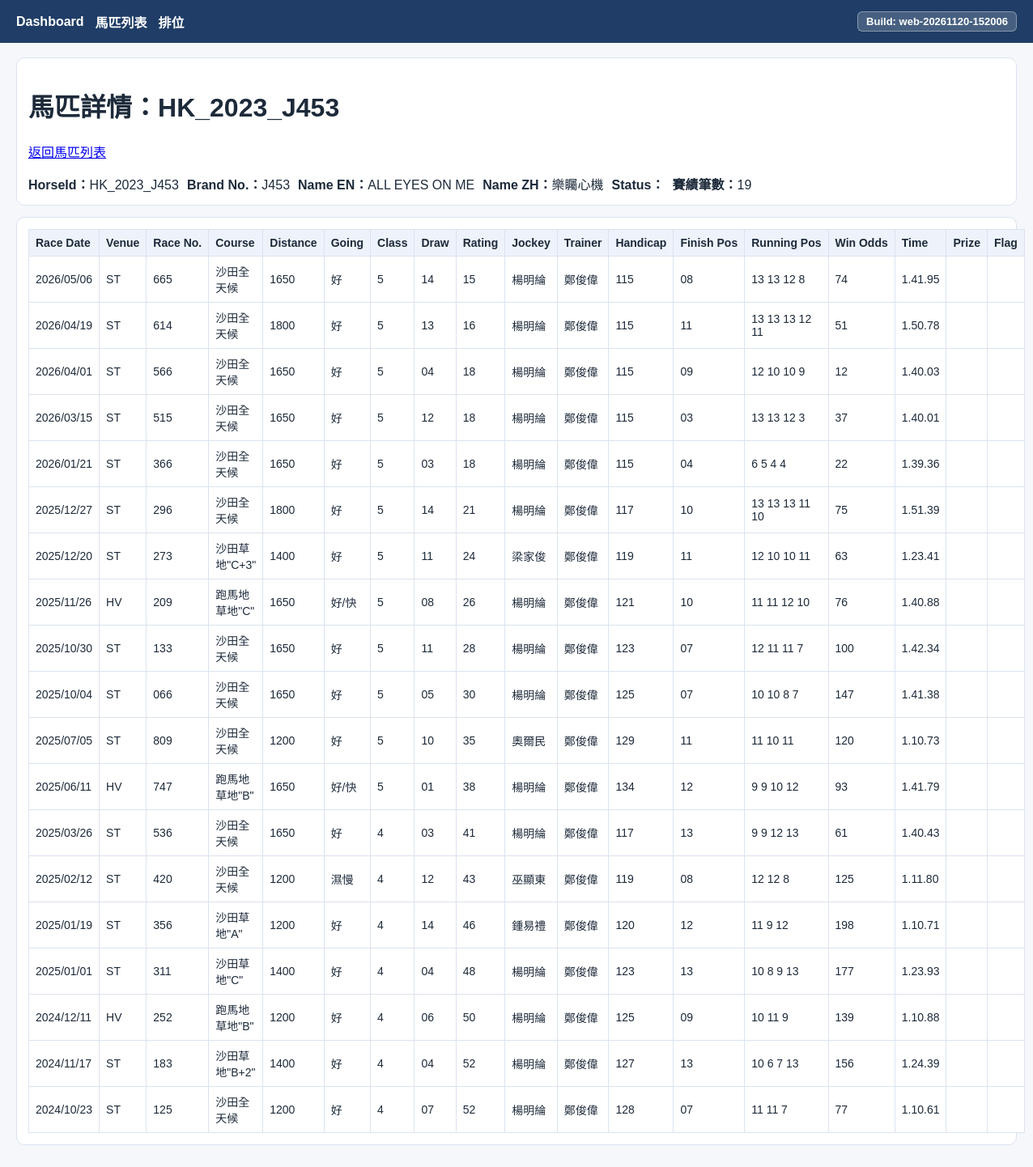
Screenshot of /horses/HK_2023_J453 with the database file from the repository.
### tables this page shows
CREATE TABLE horses (
              id INTEGER PRIMARY KEY AUTOINCREMENT,
              horse_id TEXT NOT NULL UNIQUE,
              name_zh TEXT,
              name_en TEXT,
              status TEXT,
              created_at TEXT DEFAULT CURRENT_TIMESTAMP
            , brand_no TEXT);

### racing/web_app.py (the view)
@app.get("/horses/<horse_id>")
def horse_detail(horse_id: str) -> str:
    init_db(DB_PATH)
    horse = fetch_horse_by_id(DB_PATH, horse_id)
    if horse is None:
        abort(404)
    records = fetch_race_records(DB_PATH, horse_id)
    status = get_horse_status(DB_PATH, horse_id)
    records_view = [
        {
            "race_date": format_race_date_display(r.race_date),
            "venue": r.venue,
            "race_no": r.race_no,
            "course": r.course,
            "distance": r.distance,
            "going": r.going,
            "class_band": r.class_band,
            "draw": r.draw,
            "rating": r.rating,
            "jockey": r.jockey,
            "trainer": r.trainer,
            "handicap": r.handicap,
            "finish_pos": r.finish_pos,
            "running_pos": r.running_pos,
            "win_odds": r.win_odds,
            "time": r.time,
            "prize": r.prize,
            "flag": status,
        }
        for r in records
    ]
    return render_template(
        "horse_detail.html",
        horse=horse,
        status=status,
        records=records_view,
        records_total=count_race_records(DB_PATH, horse_id),
    )

### racing/challenge_kings.py (called while the page is built)
def challenge_kings_schema_sql() -> str:
    return """
        CREATE TABLE IF NOT EXISTS challenge_standings (
          id INTEGER PRIMARY KEY AUTOINCREMENT,
          challenge_type TEXT NOT NULL,
          race_date TEXT NOT NULL,
          entry_no TEXT NOT NULL DEFAULT '',
          person_name TEXT NOT NULL,
          day_points TEXT NOT NULL DEFAULT '',
          wins TEXT NOT NULL DEFAULT '',
          seconds TEXT NOT NULL DEFAULT '',
          thirds TEXT NOT NULL DEFAULT '',
          fourths TEXT NOT NULL DEFAULT '',
          remark TEXT NOT NULL DEFAULT '',
          is_other INTEGER NOT NULL DEFAULT 0,
          updated_at TEXT NOT NULL DEFAULT '',
          UNIQUE(challenge_type, race_date, entry_no, person_name, is_other)
        );
        CREATE INDEX IF NOT EXISTS idx_challenge_standings_meeting
          ON challenge_standings(challenge_type, race_date);
    """

### racing/db.py (called while the page is built)
def is_acceptable_horse_id(horse_id: str) -> bool:
    hid = str(horse_id or "").strip()
    if len(hid) < 2 or len(hid) > 48:
        return False
    if hid.lower() in _DISALLOWED_HORSE_IDS:
        return False
    if _RE_HKJC_HORSE_ID.match(hid):
        return True
    if _RE_BRAND_NO.match(hid):
        return True
    return False

def connect(db_path: Path) -> sqlite3.Connection:
    conn = sqlite3.connect(str(db_path), timeout=30.0)
    conn.row_factory = sqlite3.Row
    conn.execute("PRAGMA foreign_keys = ON;")
    conn.execute("PRAGMA busy_timeout = 30000;")
    return conn

def get_connection(db_path: Path) -> sqlite3.Connection:
    return connect(db_path)

def _purge_unacceptable_horses(conn: sqlite3.Connection) -> None:
    rows = conn.execute("SELECT horse_id FROM horses;").fetchall()
    bad = [
        str(r["horse_id"] or "").strip()
        for r in rows
        if not is_acceptable_horse_id(str(r["horse_id"] or ""))
    ]
    if not bad:
        return
    for hid in bad:
        conn.execute("DELETE FROM race_records WHERE horse_id = ?;", (hid,))
        conn.execute("DELETE FROM horses WHERE horse_id = ?;", (hid,))

def count_race_records(db_path: Path, horse_id: str) -> int:
    with get_connection(db_path) as conn:
        cur = conn.execute(
            "SELECT COUNT(*) AS c FROM race_records WHERE horse_id = ?;",
            (horse_id,),
        )
        row = cur.fetchone()
        return int(row["c"]) if row else 0

### racing/schema.py (called while the page is built)
def qident(identifier: str) -> str:
    return '"' + identifier.replace('"', '""') + '"'

### racing/web_templates/horse_detail.html (shortened to what this page needs)
{% extends "base.html" %}
{% block content %}
<div class="card">
  <h1>馬匹詳情：{{ horse["horse_id"] }}</h1>
  <p><a href="{{ url_for('horses_list') }}">返回馬匹列表</a></p>
  <div class="row">
    <div><strong>HorseId：</strong>{{ horse["horse_id"] }}</div>
    <div><strong>Brand No.：</strong>{{ horse["brand_no"] or "" }}</div>
    <div><strong>Name EN：</strong>{{ horse["name_en"] or "" }}</div>
    <div><strong>Name ZH：</strong>{{ horse["name_zh"] or "" }}</div>
    <div><strong>Status：</strong>{{ status or "" }}</div>
    <div><strong>賽績筆數：</strong>{{ records_total }}</div>
  </div>
</div>
<div class="card">
  <table>
    <thead>
      <tr>
        <th>Race Date</th>
        <th>Venue</th>
        <th>Race No.</th>
        <th>Course</th>
        <th>Distance</th>
        <th>Going</th>
        <th>Class</th>
        <th>Draw</th>
        <th>Rating</th>
        <th>Jockey</th>
        <th>Trainer</th>
        <th>Handicap</th>
        <th>Finish Pos</th>
        <th>Running Pos</th>
        <th>Win Odds</th>
        <th>Time</th>
        <th>Prize</th>
        <th>Flag</th>
      </tr>
    </thead>
    <tbody>
      {% for r in records %}
      <tr>
        <td>{{ r["race_date"] }}</td>
        <td>{{ r["venue"] }}</td>
        <td>{{ r["race_no"] }}</td>
        <td>{{ r["course"] }}</td>
        <td>{{ r["distance"] }}</td>
        <td>{{ r["going"] }}</td>
        <td>{{ r["class_band"] }}</td>
        <td>{{ r["draw"] }}</td>
        <td>{{ r["rating"] }}</td>
        <td>{{ r["jockey"] }}</td>
        <td>{{ r["trainer"] }}</td>
        <td>{{ r["handicap"] }}</td>
        <td>{{ r["finish_pos"] }}</td>
        <td>{{ r["running_pos"] }}</td>
        <td>{{ r["win_odds"] }}</td>
        <td>{{ r["time"] }}</td>
        <td>{{ r["prize"] }}</td>
        <td>{{ r["flag"] }}</td>
      </tr>
      {% else %}
      <tr><td colspan="18">目前沒有賽績資料。</td></tr>
      {% endfor %}
    </tbody>
  </table>
</div>
{% endblock %}

### racing/web_templates/base.html (style rules this page uses)
:root { color-scheme: light; }
body { margin: 0; font-family: "Microsoft JhengHei", Arial, sans-serif; background: #f5f7fb; color: #1d2a3a; }
.card { background: #fff; border: 1px solid #dbe3ef; border-radius: 10px; padding: 14px; margin-bottom: 14px; }
table { width: 100%; border-collapse: collapse; background: #fff; }
th, td { border: 1px solid #dbe3ef; padding: 8px; font-size: 14px; text-align: left; }
th { background: #eef3fb; white-space: nowrap; }
.row { display: flex; gap: 10px; align-items: center; flex-wrap: wrap; }

### rows the page displays
horses: horse_id "HK_2023_J453", brand_no "J453", name_en "ALL EYES ON ME", name_zh "樂矚心機"

### other values shown
{{ web_build_tag }} "web-20261120-152006"
{{ records_total }} "19"
{{ r["race_date"] }} "2026/05/06" "2026/04/19" "2026/04/01" "2026/03/15" "2026/01/21" "2025/12/27" "2025/12/20" "2025/11/26" "2025/10/30" "2025/10/04" "2025/07/05" "2025/06/11" "2025/03/26" "2025/02/12" "2025/01/19" "2025/01/01" "2024/12/11" "2024/11/17" "2024/10/23"
{{ r["venue"] }} "ST" "ST" "ST" "ST" "ST" "ST" "ST" "HV" "ST" "ST" "ST" "HV" "ST" "ST" "ST" "ST" "HV" "ST" "ST"
{{ r["race_no"] }} "665" "614" "566" "515" "366" "296" "273" "209" "133" "066" "809" "747" "536" "420" "356" "311" "252" "183" "125"
{{ r["course"] }} "沙田全天候" "沙田全天候" "沙田全天候" "沙田全天候" "沙田全天候" "沙田全天候" "沙田草地\"C+3\"" "跑馬地草地\"C\"" "沙田全天候" "沙田全天候" "沙田全天候" "跑馬地草地\"B\"" "沙田全天候" "沙田全天候" "沙田草地\"A\"" "沙田草地\"C\"" "跑馬地草地\"B\"" "沙田草地\"B+2\"" "沙田全天候"
{{ r["distance"] }} "1650" "1800" "1650" "1650" "1650" "1800" "1400" "1650" "1650" "1650" "1200" "1650" "1650" "1200" "1200" "1400" "1200" "1400" "1200"
{{ r["going"] }} "好" "好" "好" "好" "好" "好" "好" "好/快" "好" "好" "好" "好/快" "好" "濕慢" "好" "好" "好" "好" "好"
{{ r["class_band"] }} "5" "5" "5" "5" "5" "5" "5" "5" "5" "5" "5" "5" "4" "4" "4" "4" "4" "4" "4"
{{ r["draw"] }} "14" "13" "04" "12" "03" "14" "11" "08" "11" "05" "10" "01" "03" "12" "14" "04" "06" "04" "07"
{{ r["rating"] }} "15" "16" "18" "18" "18" "21" "24" "26" "28" "30" "35" "38" "41" "43" "46" "48" "50" "52" "52"
{{ r["jockey"] }} "楊明綸" "楊明綸" "楊明綸" "楊明綸" "楊明綸" "楊明綸" "梁家俊" "楊明綸" "楊明綸" "楊明綸" "奧爾民" "楊明綸" "楊明綸" "巫顯東" "鍾易禮" "楊明綸" "楊明綸" "楊明綸" "楊明綸"
{{ r["trainer"] }} "鄭俊偉" "鄭俊偉" "鄭俊偉" "鄭俊偉" "鄭俊偉" "鄭俊偉" "鄭俊偉" "鄭俊偉" "鄭俊偉" "鄭俊偉" "鄭俊偉" "鄭俊偉" "鄭俊偉" "鄭俊偉" "鄭俊偉" "鄭俊偉" "鄭俊偉" "鄭俊偉" "鄭俊偉"
{{ r["handicap"] }} "115" "115" "115" "115" "115" "117" "119" "121" "123" "125" "129" "134" "117" "119" "120" "123" "125" "127" "128"
{{ r["finish_pos"] }} "08" "11" "09" "03" "04" "10" "11" "10" "07" "07" "11" "12" "13" "08" "12" "13" "09" "13" "07"
